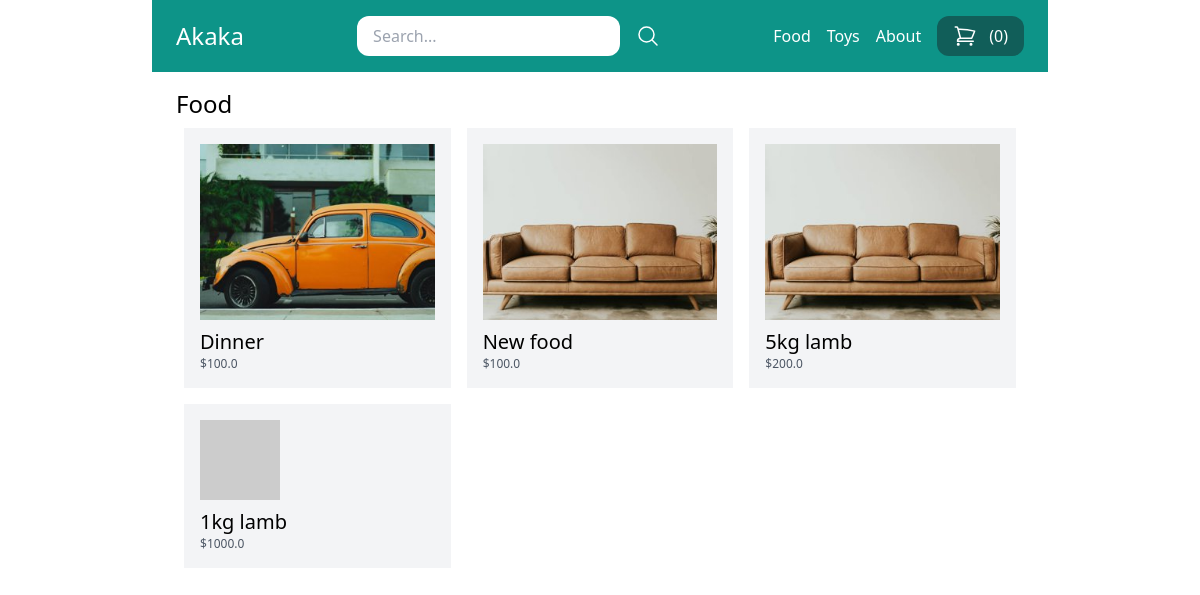
Screenshot of /food/ with the database file from the repository.
### store/models.py (models this page shows, shortened)
class Category(models.Model):
    title = models.CharField(max_length=50)
    slug = models.SlugField(max_length=50)
    class Meta:
        verbose_name_plural = 'Categories'

class Product(models.Model):
    DRAFT = 'draft'
    WAITING_APPROVAL = 'waitingapproval'
    ACTIVE = 'active'
    DELETED = 'deleted'
    STATUS_CHOICES = (
        (DRAFT, 'Draft'),
        (WAITING_APPROVAL, 'Waiting approval'),
        (ACTIVE, 'Active'),
        (DELETED, 'Deleted'),
    )
    user = models.ForeignKey(User, related_name='products', on_delete=models.CASCADE)
    category = models.ForeignKey(Category, related_name='products', on_delete=models.CASCADE)
    title = models.CharField(max_length=50)
    slug = models.SlugField(max_length=50)
    description = models.TextField(blank=True)
    price = models.IntegerField()
    image = models.ImageField(upload_to='uploads/product_images', blank=True, null=True)
    thumbnail = models.ImageField(upload_to='uploads/product_images/thumbnail', blank=True, null=True)
    created_at = models.DateTimeField(auto_now_add=True)
    updated_at = models.DateTimeField(auto_now=True)
    status = models.CharField(max_length=50, choices=STATUS_CHOICES, default=ACTIVE)
    class Meta:
        ordering = ('-created_at',)
    def get_display_price(self):
        return self.price / 100
    def get_thumbnail(self):
        if self.thumbnail:
            return self.thumbnail.url
        else:
            if self.image:
                self.thumbnail = self.make_thumbnail(self.image)
                self.save()
                return self.thumbnail.url
            else:
                return 'https://via.placeholder.com/240x240x.jpg'

### store/views.py (the view)
# urls.py: path('<slug:slug>/', views.category_detail, name='category_detail'),
def category_detail(request, slug):
    category = get_object_or_404(Category, slug=slug)
    products = category.products.filter(status=Product.ACTIVE)
    return render(request, 'store/category_detail.html', {
        'category': category,
        'products': products
    })

### store/cart.py (called while the page is built)
    def __len__(self):
        return sum(item['quantity'] for item in self.cart.values())

### store/context_processors.py (called while the page is built)
def cart(request):
    return {'cart': Cart(request)}

### store/templatetags/menu.py (called while the page is built)
@register.inclusion_tag('home/menu.html')
def menu():
    categories = Category.objects.all()
    return {'categories': categories}

### store/templates/store/category_detail.html (shortened to what this page needs)
{% extends 'home/base.html' %}
{% block content %}
    <h1 class="text-2xl">{{ category.title }}</h1>
    {% include 'store/include/products.html' %}
{% endblock %}

### home/templates/home/base.html (shortened to what this page needs)
{% load menu %}
<!doctype html>
<html>
    <head>
        <script src="https://cdn.tailwindcss.com"></script>
    </head>
    <body>
        <nav class="max-w-4xl mx-auto py-4 px-6 flex items-center justify-between bg-teal-600">
            <div class="logo">
                <a href="/" class="text-2xl text-white">Akaka</a>
            </div>
            <div class="search">
                <form method="get" action="/search/" class="flex items-center space-x-4">
                    <input type="search" name="query" placeholder="Search..." class="py-2 px-4 rounded-xl">
                    <button>
                        <svg xmlns="http://www.w3.org/2000/svg" fill="none" viewBox="0 0 24 24" stroke-width="1.5" stroke="currentColor" class="w-6 h-6 text-white">
                            <path stroke-linecap="round" stroke-linejoin="round" d="M21 21l-5.197-5.197m0 0A7.5 7.5 0 105.196 5.196a7.5 7.5 0 0010.607 10.607z" />
                          </svg>
                    </button>
                </form>
            </div>
            <div class="menu flex items-center space-x-4">
                {% menu %}
                <a href="{% url 'cart_view' %}" class="flex space-x-3 py-2 px-4 bg-teal-800 text-white rounded-xl hover:bg-teal-900">
                    <span>({{ cart|length }})</span>
                </a>
            </div>
        </nav>
        <div class="max-w-4xl mx-auto py-4 px-6">
            {% block content %}
            {% endblock %}
        </div>
    </body>
</html>

### home/templates/home/menu.html
{% for category in categories %}
    <a href="{% url 'category_detail' category.slug %}" class="text-white">{{ category.title }}</a>
{% endfor %}
<a href="{% url 'about' %}" class="text-white">About</a>

### store/templates/store/include/products.html
<div class="flex flex-wrap">
    {% for product in products %}
        <div class="product w-1/3 p-2">
            <div class="p-4 bg-gray-100">
                <a href="{% url 'product_detail' product.category.slug product.slug %}">
                    <div class="image mb-2">
                        <img src="{{ product.get_thumbnail }}" alt="Image of {{ product.title }}">
                    </div>
                    <h2 class="text-xl">{{ product.title }}</h2>
                    <p class="text-xs text-gray-600">${{ product.get_display_price }}</p>
                </a>
            </div>
        </div>
    {% endfor %}
</div>

### rows the page displays
Category: title "Food"
Category: title "Toys"
Product: get_thumbnail (picture), title "Dinner", get_display_price "100.0"
Product: get_thumbnail (picture), title "New food", get_display_price "100.0"
Product: get_thumbnail (picture), title "5kg lamb", get_display_price "200.0"
Product: title "1kg lamb", get_display_price "1000.0"

### other values shown
{{ cart|length }} "0"
